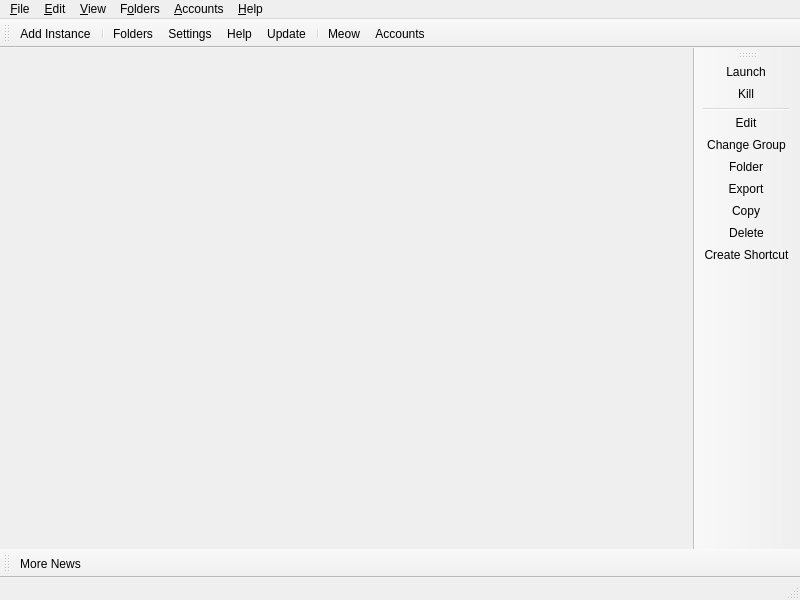
<?xml version="1.0" encoding="UTF-8"?>
<ui version="4.0">
 <class>MainWindow</class>
 <widget class="QMainWindow" name="MainWindow">
  <property name="geometry">
   <rect>
    <x>0</x>
    <y>0</y>
    <width>800</width>
    <height>600</height>
   </rect>
  </property>
  <widget class="QWidget" name="centralWidget">
   <layout class="QHBoxLayout" name="horizontalLayout">
    <property name="spacing">
     <number>0</number>
    </property>
    <property name="leftMargin">
     <number>0</number>
    </property>
    <property name="topMargin">
     <number>0</number>
    </property>
    <property name="rightMargin">
     <number>0</number>
    </property>
    <property name="bottomMargin">
     <number>0</number>
    </property>
   </layout>
  </widget>
  <widget class="QStatusBar" name="statusBar"/>
  <widget class="QToolBar" name="mainToolBar">
   <property name="windowTitle">
    <string>Main Toolbar</string>
   </property>
   <property name="allowedAreas">
    <set>Qt::BottomToolBarArea|Qt::TopToolBarArea</set>
   </property>
   <property name="toolButtonStyle">
    <enum>Qt::ToolButtonTextBesideIcon</enum>
   </property>
   <property name="floatable">
    <bool>false</bool>
   </property>
   <attribute name="toolBarArea">
    <enum>TopToolBarArea</enum>
   </attribute>
   <attribute name="toolBarBreak">
    <bool>false</bool>
   </attribute>
   <addaction name="actionAddInstance"/>
   <addaction name="separator"/>
   <addaction name="actionFoldersButton"/>
   <addaction name="actionSettings"/>
   <addaction name="actionHelpButton"/>
   <addaction name="actionCheckUpdate"/>
   <addaction name="separator"/>
   <addaction name="actionCAT"/>
   <addaction name="actionAccountsButton"/>
  </widget>
  <widget class="QToolBar" name="newsToolBar">
   <property name="windowTitle">
    <string>News Toolbar</string>
   </property>
   <property name="allowedAreas">
    <set>Qt::BottomToolBarArea|Qt::TopToolBarArea</set>
   </property>
   <property name="iconSize">
    <size>
     <width>16</width>
     <height>16</height>
    </size>
   </property>
   <property name="toolButtonStyle">
    <enum>Qt::ToolButtonTextBesideIcon</enum>
   </property>
   <property name="floatable">
    <bool>false</bool>
   </property>
   <attribute name="toolBarArea">
    <enum>BottomToolBarArea</enum>
   </attribute>
   <attribute name="toolBarBreak">
    <bool>false</bool>
   </attribute>
   <addaction name="actionMoreNews"/>
  </widget>
  <widget class="WideBar" name="instanceToolBar">
   <property name="windowTitle">
    <string>Instance Toolbar</string>
   </property>
   <property name="allowedAreas">
    <set>Qt::LeftToolBarArea|Qt::RightToolBarArea</set>
   </property>
   <property name="iconSize">
    <size>
     <width>16</width>
     <height>16</height>
    </size>
   </property>
   <property name="toolButtonStyle">
    <enum>Qt::ToolButtonTextBesideIcon</enum>
   </property>
   <property name="floatable">
    <bool>false</bool>
   </property>
   <property name="useDefaultAction" stdset="0">
    <bool>true</bool>
   </property>
   <attribute name="toolBarArea">
    <enum>RightToolBarArea</enum>
   </attribute>
   <attribute name="toolBarBreak">
    <bool>false</bool>
   </attribute>
   <addaction name="actionLaunchInstance"/>
   <addaction name="actionKillInstance"/>
   <addaction name="separator"/>
   <addaction name="actionEditInstance"/>
   <addaction name="actionChangeInstGroup"/>
   <addaction name="actionViewSelectedInstFolder"/>
   <addaction name="actionExportInstance"/>
   <addaction name="actionCopyInstance"/>
   <addaction name="actionDeleteInstance"/>
   <addaction name="actionCreateInstanceShortcut"/>
  </widget>
  <widget class="QMenuBar" name="menuBar">
   <property name="geometry">
    <rect>
     <x>0</x>
     <y>0</y>
     <width>800</width>
     <height>22</height>
    </rect>
   </property>
   <widget class="QMenu" name="fileMenu">
    <property name="title">
     <string>&amp;File</string>
    </property>
    <property name="toolTipsVisible">
     <bool>true</bool>
    </property>
    <addaction name="actionAddInstance"/>
    <addaction name="separator"/>
    <addaction name="actionLaunchInstance"/>
    <addaction name="actionKillInstance"/>
    <addaction name="separator"/>
    <addaction name="actionEditInstance"/>
    <addaction name="actionChangeInstGroup"/>
    <addaction name="actionViewSelectedInstFolder"/>
    <addaction name="actionExportInstance"/>
    <addaction name="actionCopyInstance"/>
    <addaction name="actionDeleteInstance"/>
    <addaction name="actionCreateInstanceShortcut"/>
    <addaction name="separator"/>
    <addaction name="actionSettings"/>
    <addaction name="actionCloseWindow"/>
   </widget>
   <widget class="QMenu" name="editMenu">
    <property name="title">
     <string>&amp;Edit</string>
    </property>
    <property name="toolTipsVisible">
     <bool>true</bool>
    </property>
    <addaction name="actionUndoTrashInstance"/>
   </widget>
   <widget class="QMenu" name="viewMenu">
    <property name="title">
     <string>&amp;View</string>
    </property>
    <property name="toolTipsVisible">
     <bool>true</bool>
    </property>
    <addaction name="actionChangeTheme"/>
    <addaction name="separator"/>
    <addaction name="actionCAT"/>
    <addaction name="actionToggleStatusBar"/>
    <addaction name="actionLockToolbars"/>
    <addaction name="separator"/>
   </widget>
   <widget class="QMenu" name="foldersMenu">
    <property name="title">
     <string>F&amp;olders</string>
    </property>
    <property name="toolTipsVisible">
     <bool>true</bool>
    </property>
    <addaction name="actionViewLauncherRootFolder"/>
    <addaction name="separator"/>
    <addaction name="actionViewInstanceFolder"/>
    <addaction name="actionViewCentralModsFolder"/>
    <addaction name="actionViewSkinsFolder"/>
    <addaction name="actionViewJavaFolder"/>
    <addaction name="separator"/>
    <addaction name="actionViewIconThemeFolder"/>
    <addaction name="actionViewWidgetThemeFolder"/>
    <addaction name="actionViewCatPackFolder"/>
    <addaction name="actionViewIconsFolder"/>
    <addaction name="separator"/>
    <addaction name="actionViewLogsFolder"/>
   </widget>
   <widget class="QMenu" name="accountsMenu">
    <property name="title">
     <string>&amp;Accounts</string>
    </property>
   </widget>
   <widget class="QMenu" name="helpMenu">
    <property name="title">
     <string>&amp;Help</string>
    </property>
    <property name="toolTipsVisible">
     <bool>true</bool>
    </property>
    <addaction name="actionClearMetadata"/>
    <addaction name="actionReportBug"/>
    <addaction name="actionViewLog"/>
    <addaction name="actionAddToPATH"/>
    <addaction name="separator"/>
    <addaction name="actionMATRIX"/>
    <addaction name="actionDISCORD"/>
    <addaction name="actionREDDIT"/>
    <addaction name="separator"/>
    <addaction name="actionMoreNews"/>
    <addaction name="actionCheckUpdate"/>
    <addaction name="actionOpenWiki"/>
    <addaction name="actionAbout"/>
   </widget>
   <addaction name="fileMenu"/>
   <addaction name="editMenu"/>
   <addaction name="viewMenu"/>
   <addaction name="foldersMenu"/>
   <addaction name="accountsMenu"/>
   <addaction name="helpMenu"/>
  </widget>
  <action name="actionMoreNews">
   <property name="icon">
    <iconset theme="news"/>
   </property>
   <property name="text">
    <string>More News...</string>
   </property>
   <property name="toolTip">
    <string>Open the development blog to read more news about %1.</string>
   </property>
  </action>
  <action name="actionCAT">
   <property name="checkable">
    <bool>true</bool>
   </property>
   <property name="icon">
    <iconset theme="cat"/>
   </property>
   <property name="text">
    <string>&amp;Meow</string>
   </property>
   <property name="toolTip">
    <string>It's a fluffy kitty :3</string>
   </property>
  </action>
  <action name="actionToggleStatusBar">
   <property name="checkable">
    <bool>true</bool>
   </property>
   <property name="text">
    <string>Status Bar</string>
   </property>
  </action>
  <action name="actionLockToolbars">
   <property name="checkable">
    <bool>true</bool>
   </property>
   <property name="text">
    <string>Lock Toolbars</string>
   </property>
  </action>
  <action name="actionUndoTrashInstance">
   <property name="enabled">
    <bool>false</bool>
   </property>
   <property name="text">
    <string>&amp;Undo Last Instance Deletion</string>
   </property>
  </action>
  <action name="actionAddInstance">
   <property name="icon">
    <iconset theme="new"/>
   </property>
   <property name="text">
    <string>Add Instanc&amp;e...</string>
   </property>
   <property name="toolTip">
    <string>Add a new instance.</string>
   </property>
  </action>
  <action name="actionCheckUpdate">
   <property name="icon">
    <iconset theme="checkupdate"/>
   </property>
   <property name="text">
    <string>&amp;Update...</string>
   </property>
   <property name="toolTip">
    <string>Check for new updates for %1.</string>
   </property>
   <property name="menuRole">
    <enum>QAction::ApplicationSpecificRole</enum>
   </property>
  </action>
  <action name="actionSettings">
   <property name="icon">
    <iconset theme="settings"/>
   </property>
   <property name="text">
    <string>Setti&amp;ngs...</string>
   </property>
   <property name="toolTip">
    <string>Change settings.</string>
   </property>
   <property name="menuRole">
    <enum>QAction::PreferencesRole</enum>
   </property>
  </action>
  <action name="actionManageSkins">
   <property name="icon">
    <iconset theme="settings"/>
   </property>
   <property name="text">
    <string>Manage &amp;Skins...</string>
   </property>
  </action>
  <action name="actionManageAccounts">
   <property name="icon">
    <iconset theme="accounts"/>
   </property>
   <property name="text">
    <string>&amp;Manage Accounts...</string>
   </property>
  </action>
  <action name="actionLaunchInstance">
   <property name="icon">
    <iconset theme="launch"/>
   </property>
   <property name="text">
    <string>&amp;Launch</string>
   </property>
   <property name="toolTip">
    <string>Launch the selected instance.</string>
   </property>
  </action>
  <action name="actionKillInstance">
   <property name="icon">
    <iconset theme="status-bad"/>
   </property>
   <property name="text">
    <string>&amp;Kill</string>
   </property>
   <property name="toolTip">
    <string>Kill the running instance.</string>
   </property>
   <property name="shortcut">
    <string>Ctrl+K</string>
   </property>
  </action>
  <action name="actionRenameInstance">
   <property name="icon">
    <iconset theme="rename"/>
   </property>
   <property name="text">
    <string>Rename</string>
   </property>
   <property name="toolTip">
    <string>Rename the selected instance.</string>
   </property>
  </action>
  <action name="actionChangeInstGroup">
   <property name="icon">
    <iconset theme="tag"/>
   </property>
   <property name="text">
    <string>&amp;Change Group...</string>
   </property>
   <property name="toolTip">
    <string>Change the selected instance's group.</string>
   </property>
   <property name="shortcut">
    <string>Ctrl+G</string>
   </property>
  </action>
  <action name="actionChangeInstIcon">
   <property name="text">
    <string>Change Icon</string>
   </property>
   <property name="toolTip">
    <string>Change the selected instance's icon.</string>
   </property>
  </action>
  <action name="actionEditInstance">
   <property name="icon">
    <iconset theme="settings"/>
   </property>
   <property name="text">
    <string>&amp;Edit...</string>
   </property>
   <property name="toolTip">
    <string>Change the instance settings, mods and versions.</string>
   </property>
   <property name="shortcut">
    <string>Ctrl+I</string>
   </property>
  </action>
  <action name="actionViewSelectedInstFolder">
   <property name="icon">
    <iconset theme="viewfolder"/>
   </property>
   <property name="text">
    <string>&amp;Folder</string>
   </property>
   <property name="toolTip">
    <string>Open the selected instance's root folder in a file browser.</string>
   </property>
  </action>
  <action name="actionDeleteInstance">
   <property name="icon">
    <iconset theme="delete"/>
   </property>
   <property name="text">
    <string>Dele&amp;te</string>
   </property>
   <property name="toolTip">
    <string>Delete the selected instance.</string>
   </property>
   <property name="autoRepeat">
    <bool>false</bool>
   </property>
  </action>
  <action name="actionCopyInstance">
   <property name="icon">
    <iconset theme="copy"/>
   </property>
   <property name="text">
    <string>Cop&amp;y...</string>
   </property>
   <property name="toolTip">
    <string>Copy the selected instance.</string>
   </property>
   <property name="shortcut">
    <string>Ctrl+D</string>
   </property>
  </action>
  <action name="actionExportInstance">
   <property name="icon">
    <iconset theme="export"/>
   </property>
   <property name="text">
    <string>E&amp;xport...</string>
   </property>
   <property name="toolTip">
    <string>Export the selected instance to supported formats.</string>
   </property>
  </action>
  <action name="actionExportInstanceZip">
   <property name="icon">
    <iconset theme="launcher"/>
   </property>
   <property name="text">
    <string>Meowncher (zip)</string>
   </property>
  </action>
  <action name="actionExportInstanceMrPack">
   <property name="icon">
    <iconset theme="modrinth"/>
   </property>
   <property name="text">
    <string>Modrinth (mrpack)</string>
   </property>
  </action>
  <action name="actionExportInstanceFlamePack">
   <property name="icon">
    <iconset theme="flame"/>
   </property>
   <property name="text">
    <string>CurseForge (zip)</string>
   </property>
  </action>
  <action name="actionCreateInstanceShortcut">
   <property name="icon">
    <iconset theme="shortcut"/>
   </property>
   <property name="text">
    <string>Create Shortcut</string>
   </property>
   <property name="toolTip">
    <string>Creates a shortcut on a selected folder to launch the selected instance.</string>
   </property>
  </action>
  <action name="actionNoAccountsAdded">
   <property name="icon">
    <iconset theme="noaccount"/>
   </property>
   <property name="text">
    <string>No accounts added!</string>
   </property>
  </action>
  <action name="actionNoDefaultAccount">
   <property name="checkable">
    <bool>true</bool>
   </property>
   <property name="icon">
    <iconset theme="noaccount"/>
   </property>
   <property name="text">
    <string>No Default Account</string>
   </property>
   <property name="shortcut">
    <string>Ctrl+0</string>
   </property>
  </action>
  <action name="actionCloseWindow">
   <property name="icon">
    <iconset theme="status-bad"/>
   </property>
   <property name="text">
    <string>Close &amp;Window</string>
   </property>
   <property name="toolTip">
    <string>Close the current window</string>
   </property>
   <property name="menuRole">
    <enum>QAction::MenuRole::NoRole</enum>
   </property>
  </action>
  <action name="actionViewInstanceFolder">
   <property name="icon">
    <iconset theme="viewfolder"/>
   </property>
   <property name="text">
    <string>&amp;Instances</string>
   </property>
   <property name="toolTip">
    <string>Open the instances folder in a file browser.</string>
   </property>
  </action>
  <action name="actionViewLauncherRootFolder">
   <property name="icon">
    <iconset theme="viewfolder"/>
   </property>
   <property name="text">
    <string>Launcher &amp;Root</string>
   </property>
   <property name="toolTip">
    <string>Open the launcher's root folder in a file browser.</string>
   </property>
  </action>
  <action name="actionViewCentralModsFolder">
   <property name="icon">
    <iconset theme="centralmods"/>
   </property>
   <property name="text">
    <string>&amp;Central Mods</string>
   </property>
   <property name="toolTip">
    <string>Open the central mods folder in a file browser.</string>
   </property>
  </action>
  <action name="actionViewSkinsFolder">
   <property name="icon">
    <iconset theme="viewfolder"/>
   </property>
   <property name="text">
    <string>&amp;Skins</string>
   </property>
   <property name="toolTip">
    <string>Open the skins folder in a file browser.</string>
   </property>
  </action>
  <action name="actionViewIconsFolder">
   <property name="icon">
    <iconset theme="viewfolder"/>
   </property>
   <property name="text">
    <string>Instance Icons</string>
   </property>
   <property name="toolTip">
    <string>Open the instance icons folder in a file browser.</string>
   </property>
  </action>
  <action name="actionViewLogsFolder">
   <property name="icon">
    <iconset theme="viewfolder"/>
   </property>
   <property name="text">
    <string>Logs</string>
   </property>
   <property name="toolTip">
    <string>Open the logs folder in a file browser.</string>
   </property>
  </action>
  <action name="actionChangeTheme">
   <property name="text">
    <string>Themes</string>
   </property>
  </action>
  <action name="actionReportBug">
   <property name="icon">
    <iconset theme="bug"/>
   </property>
   <property name="text">
    <string>Report a Bug or Suggest a Feature</string>
   </property>
   <property name="toolTip">
    <string>Open the bug tracker to report a bug with %1.</string>
   </property>
  </action>
  <action name="actionDISCORD">
   <property name="icon">
    <iconset theme="discord"/>
   </property>
   <property name="text">
    <string>&amp;Discord Guild</string>
   </property>
   <property name="toolTip">
    <string>Open %1 Discord guild.</string>
   </property>
  </action>
  <action name="actionMATRIX">
   <property name="icon">
    <iconset theme="matrix"/>
   </property>
   <property name="text">
    <string>&amp;Matrix Space</string>
   </property>
   <property name="toolTip">
    <string>Open %1 Matrix space.</string>
   </property>
  </action>
  <action name="actionREDDIT">
   <property name="icon">
    <iconset theme="reddit-alien"/>
   </property>
   <property name="text">
    <string>Sub&amp;reddit</string>
   </property>
   <property name="toolTip">
    <string>Open %1 subreddit.</string>
   </property>
  </action>
  <action name="actionAbout">
   <property name="icon">
    <iconset theme="about"/>
   </property>
   <property name="text">
    <string>&amp;About %1</string>
   </property>
   <property name="toolTip">
    <string>View information about %1.</string>
   </property>
   <property name="menuRole">
    <enum>QAction::AboutRole</enum>
   </property>
  </action>
  <action name="actionClearMetadata">
   <property name="icon">
    <iconset theme="refresh"/>
   </property>
   <property name="text">
    <string>&amp;Clear Metadata Cache</string>
   </property>
   <property name="toolTip">
    <string>Clear cached metadata</string>
   </property>
  </action>
  <action name="actionViewLog">
   <property name="icon">
    <iconset theme="log">
     <normaloff>.</normaloff>.</iconset>
   </property>
   <property name="text">
    <string>View logs</string>
   </property>
   <property name="toolTip">
    <string>View current and previous launcher logs</string>
   </property>
  </action>
  <action name="actionAddToPATH">
   <property name="icon">
    <iconset theme="custom-commands"/>
   </property>
   <property name="text">
    <string>Install to &amp;PATH</string>
   </property>
   <property name="toolTip">
    <string>Install a %1 symlink to /usr/local/bin</string>
   </property>
  </action>
  <action name="actionFoldersButton">
   <property name="icon">
    <iconset theme="viewfolder"/>
   </property>
   <property name="text">
    <string>Folders</string>
   </property>
   <property name="toolTip">
    <string>Open one of the folders shared between instances.</string>
   </property>
  </action>
  <action name="actionHelpButton">
   <property name="icon">
    <iconset theme="help"/>
   </property>
   <property name="text">
    <string>Help</string>
   </property>
   <property name="toolTip">
    <string>Get help with %1 or Minecraft.</string>
   </property>
  </action>
  <action name="actionAccountsButton">
   <property name="icon">
    <iconset theme="noaccount"/>
   </property>
   <property name="text">
    <string>Accounts</string>
   </property>
  </action>
  <action name="actionOpenWiki">
   <property name="icon">
    <iconset theme="help"/>
   </property>
   <property name="text">
    <string>%1 &amp;Wiki</string>
   </property>
   <property name="toolTip">
    <string>Open the %1 wiki</string>
   </property>
  </action>
  <action name="actionViewWidgetThemeFolder">
   <property name="icon">
    <iconset theme="viewfolder"/>
   </property>
   <property name="text">
    <string>&amp;Widget Themes</string>
   </property>
   <property name="toolTip">
    <string>Open the widget themes folder in a file browser.</string>
   </property>
  </action>
  <action name="actionViewIconThemeFolder">
   <property name="icon">
    <iconset theme="viewfolder"/>
   </property>
   <property name="text">
    <string>I&amp;con Theme</string>
   </property>
   <property name="toolTip">
    <string>Open the icon theme folder in a file browser.</string>
   </property>
  </action>
  <action name="actionViewCatPackFolder">
   <property name="icon">
    <iconset theme="viewfolder"/>
   </property>
   <property name="text">
    <string>Cat Packs</string>
   </property>
   <property name="toolTip">
    <string>Open the cat packs folder in a file browser.</string>
   </property>
  </action>
  <action name="actionViewJavaFolder">
   <property name="icon">
    <iconset theme="viewfolder"/>
   </property>
   <property name="text">
    <string>Java</string>
   </property>
   <property name="toolTip">
    <string>Open the Java folder in a file browser. Only available if the built-in Java downloader is used.</string>
   </property>
  </action>
 </widget>
 <customwidgets>
  <customwidget>
   <class>WideBar</class>
   <extends>QToolBar</extends>
   <header>ui/widgets/WideBar.h</header>
  </customwidget>
 </customwidgets>
 <resources/>
 <connections/>
</ui>
